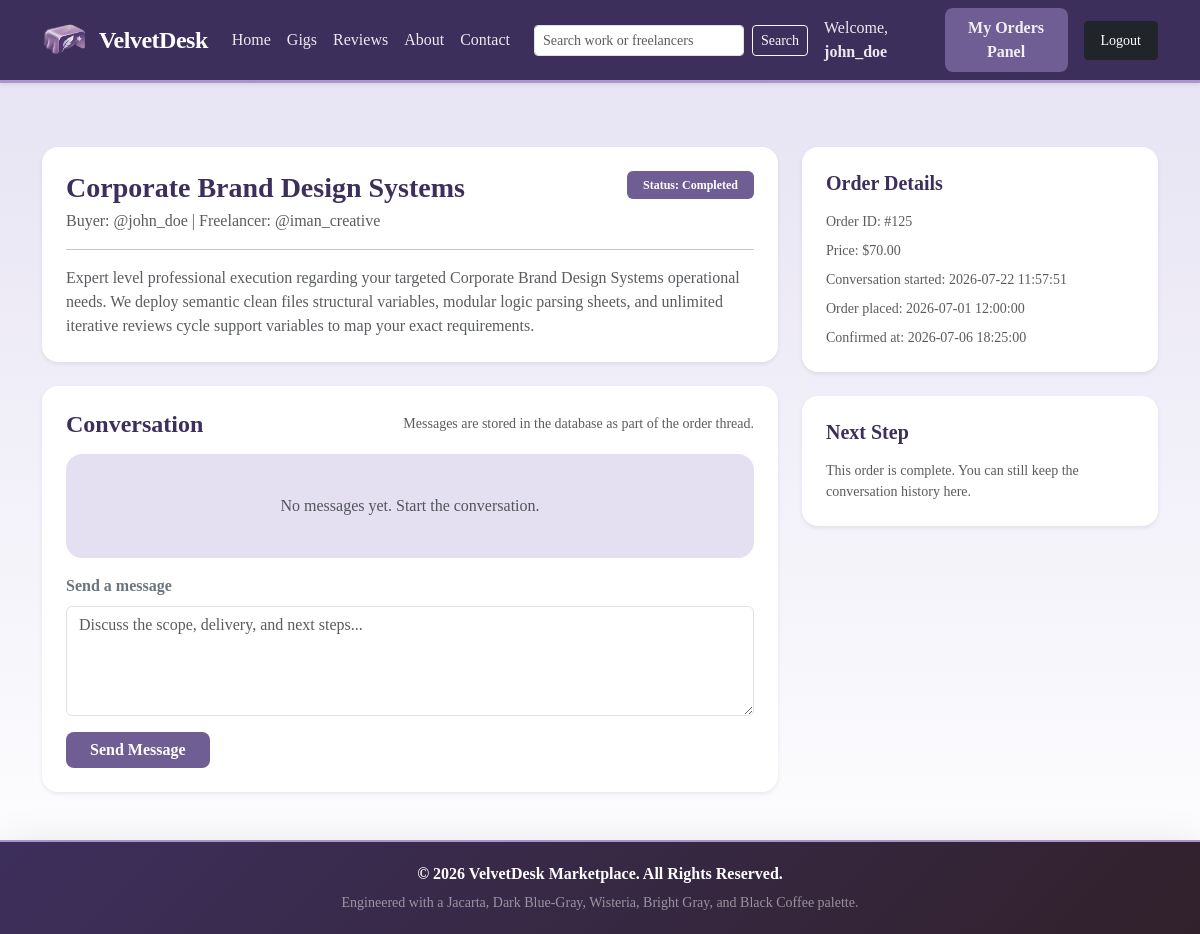
The page /chat.php?order_id=125 (signed in) on the database its author committed.
### tables this page shows
CREATE TABLE orders (
        order_id INTEGER PRIMARY KEY AUTOINCREMENT,
        gig_id INTEGER,
        buyer_id INTEGER,
        seller_id INTEGER,
        order_status TEXT DEFAULT 'Conversation Started',
        delivery_file_path TEXT DEFAULT NULL,
        submission_date DATETIME DEFAULT CURRENT_TIMESTAMP,
        conversation_started_at DATETIME DEFAULT CURRENT_TIMESTAMP,
        order_placed_at DATETIME DEFAULT NULL,
        confirmed_at DATETIME DEFAULT NULL,
        FOREIGN KEY(gig_id) REFERENCES gigs(gig_id),
        FOREIGN KEY(buyer_id) REFERENCES users(user_id),
        FOREIGN KEY(seller_id) REFERENCES users(user_id)
    );

### chat.php (the view, shortened to what this page needs)
<?php
include 'config.php';
$order_id = intval($_GET['order_id'] ?? 0);
$current_role = $_SESSION['role'];
try {
    $order_stmt = $conn->prepare("SELECT orders.*, gigs.title, gigs.description, gigs.price, buyer.username AS buyer_name, seller.username AS seller_name
                                  FROM orders
                                  JOIN gigs ON orders.gig_id = gigs.gig_id
                                  JOIN users AS buyer ON orders.buyer_id = buyer.user_id
                                  JOIN users AS seller ON orders.seller_id = seller.user_id
                                  WHERE orders.order_id = :order_id");
    $order_stmt->bindParam(':order_id', $order_id);
    $order_stmt->execute();
    $order = $order_stmt->fetch(PDO::FETCH_ASSOC);
    $messages_stmt = $conn->prepare("SELECT order_messages.*, users.username, users.role
                                      FROM order_messages
                                      JOIN users ON order_messages.sender_id = users.user_id
                                      WHERE order_messages.order_id = :order_id
                                      ORDER BY order_messages.created_at ASC, order_messages.message_id ASC");
    $messages_stmt->bindParam(':order_id', $order_id);
    $messages_stmt->execute();
    $chat_messages = $messages_stmt->fetchAll(PDO::FETCH_ASSOC);
} catch (PDOException $e) {
    error_log('Chat page error: ' . $e->getMessage());
    die('Unable to load the conversation right now.');
}
$csrf_token = generateCSRFToken();
include 'header.php';
?>
<div class="row mt-3 g-4">
    <div class="col-lg-8">
        <div class="card border-0 shadow-sm rounded-4 mb-4">
            <div class="card-body p-4">
                <div class="d-flex justify-content-between align-items-start flex-wrap gap-2">
                    <div>
                        <h3 class="fw-bold mb-1 text-jacarta"><?php echo htmlspecialchars($order['title']); ?></h3>
                        <p class="text-muted mb-0">Buyer: @<?php echo htmlspecialchars($order['buyer_name']); ?> | Freelancer: @<?php echo htmlspecialchars($order['seller_name']); ?></p>
                    </div>
                    <span class="badge bg-dark-blue-gray px-3 py-2">Status: <?php echo htmlspecialchars($order['order_status']); ?></span>
                </div>
                <hr>
                <p class="text-muted mb-0"><?php echo htmlspecialchars($order['description']); ?></p>
            </div>
        </div>
        <div class="card border-0 shadow-sm rounded-4">
            <div class="card-body p-4">
                <div class="d-flex justify-content-between align-items-center mb-3">
                    <h4 class="fw-bold mb-0 text-jacarta">Conversation</h4>
                    <small class="text-muted">Messages are stored in the database as part of the order thread.</small>
                </div>
                <div class="chat-stream bg-bright-gray rounded-4 p-3 mb-3" style="max-height: 420px; overflow-y: auto;">
                    <?php if (empty($chat_messages)): ?>
                        <div class="text-center text-muted py-4">No messages yet. Start the conversation.</div>
                    <?php endif; ?>
                </div>
                <form action="chat.php?order_id=<?php echo $order_id; ?>" method="POST">
                    <label class="form-label fw-semibold text-secondary">Send a message</label>
                    <textarea name="message_text" class="form-control mb-3" rows="4" placeholder="Discuss the scope, delivery, and next steps..."></textarea>
                    <button type="submit" name="send_message_btn" class="btn btn-velvet px-4">Send Message</button>
                </form>
            </div>
        </div>
    </div>
    <div class="col-lg-4">
        <div class="card border-0 shadow-sm rounded-4 mb-4">
            <div class="card-body p-4">
                <h5 class="fw-bold text-jacarta mb-3">Order Details</h5>
                <div class="small text-muted mb-2">Order ID: #<?php echo (int)$order['order_id']; ?></div>
                <div class="small text-muted mb-2">Price: $<?php echo number_format((float)$order['price'], 2); ?></div>
                <div class="small text-muted mb-2">Conversation started: <?php echo htmlspecialchars($order['conversation_started_at'] ?? 'Pending'); ?></div>
                <div class="small text-muted mb-2">Order placed: <?php echo htmlspecialchars($order['order_placed_at'] ?? 'Not yet confirmed'); ?></div>
                <div class="small text-muted">Confirmed at: <?php echo htmlspecialchars($order['confirmed_at'] ?? 'Not yet confirmed'); ?></div>
            </div>
        </div>
        <div class="card border-0 shadow-sm rounded-4">
            <div class="card-body p-4">
                <h5 class="fw-bold text-jacarta mb-3">Next Step</h5>
                <?php if ($current_role === 'seller' && $order['order_status'] === 'Conversation Started'): ?>
                    <p class="text-muted small">Confirm the order once the discussion is complete.</p>
                    <form action="orders.php" method="POST">
                        <input type="hidden" name="csrf_token" value="<?php echo $csrf_token; ?>">
                        <input type="hidden" name="order_id" value="<?php echo (int)$order['order_id']; ?>">
                        <button type="submit" name="confirm_order_btn" class="btn btn-velvet w-100">Confirm Order</button>
                    </form>
                <?php elseif ($order['order_status'] === 'Completed'): ?>
                    <p class="text-muted small mb-0">This order is complete. You can still keep the conversation history here.</p>
                <?php else: ?>
                    <p class="text-muted small mb-0"><?php echo $current_role === 'buyer' ? 'Keep discussing the work here. Your freelancer will move the order forward.' : 'Keep discussing the work here until both sides are ready to move forward.'; ?></p>
                <?php endif; ?>
            </div>
        </div>
    </div>
</div>
<?php include 'footer.php'; ?>

### header.php (style rules this page uses)
:root { --jacarta: #3D2F5C; --dark-blue-gray: #6F5E93; --wisteria: #A895CD; --bright-gray: #E4E0F2; --black-coffee: #31212B; --jacarta-rgb: 61, 47, 92; --dark-blue-gray-rgb: 111, 94, 147; --wisteria-rgb: 168, 149, 205; --bright-gray-rgb: 228, 224, 242; --black-coffee-rgb: 49, 33, 43; }
body { background: linear-gradient(180deg, rgba(var(--bright-gray-rgb), 0.96), #ffffff); min-height: 100vh; display: flex; flex-direction: column; font-family: 'Georgia', 'Times New Roman', serif; color: var(--black-coffee); }
.btn-velvet { background-color: var(--dark-blue-gray); color: white; border: none; font-weight: 600; border-radius: 8px; transition: 0.3s; }
.text-jacarta { color: var(--jacarta) !important; }
.bg-bright-gray { background-color: var(--bright-gray) !important; }
.bg-dark-blue-gray { background-color: var(--dark-blue-gray) !important; }

### rows shown on the page
orders: order_status "Completed", order_id "125", conversation_started_at "2026-07-22 11:57:51", order_placed_at "2026-07-01 12:00:00", confirmed_at "2026-07-06 18:25:00"

### other values the page prints
$_SESSION['username'] "john_doe"
$order['title'] "Corporate Brand Design Systems"
$order['buyer_name'] "john_doe"
$order['seller_name'] "iman_creative"
$order['price'] "70.00"
